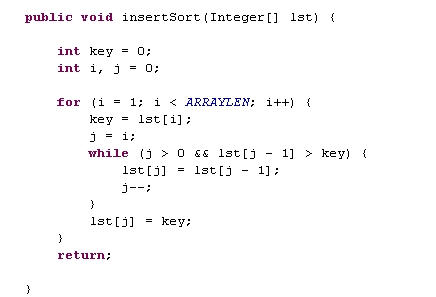
#> input picture code.jpg, 436 x 297 px
$ jupyter execute --allow-errors image_analysis.ipynb
#> lines starting #> are read from the running program, lines starting #| are printed output that depends on the picture; after the words box and inside, x2 and y2 are one past the last pixel; in counts of white or black regions, pixels touching at a corner belong together
[cell 1]
import cv2
import matplotlib.pyplot as plt
import matplotlib.image as mpimg
import pytesseract
import numpy as np


import sys
import numpy
numpy.set_printoptions(threshold=sys.maxsize)

[cell 2]
img = cv2.imread('code.jpg')
#> img is the input picture: shape (297, 436, 3); mean B, G, R 250.4, 249.9, 250.4

[cell 3]
gray = cv2.cvtColor(img, cv2.COLOR_RGB2GRAY)
gray, img_bin = cv2.threshold(gray,128,255,cv2.THRESH_BINARY | cv2.THRESH_OTSU)
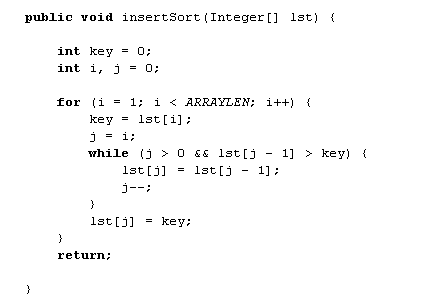
#> img_bin: shape (297, 436); 98% white; black in thin lines or dots, all inside (x1, y1, x2, y2) = (25, 13, 366, 294)
#> gray = 50
gray = cv2.bitwise_not(img_bin)

[cell 4]
kernel = np.ones((2, 1), np.uint8)
img = cv2.erode(gray, kernel, iterations=1)
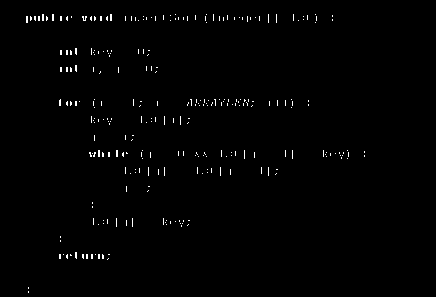
#> img: shape (297, 436); 0.9% white in thin lines or dots, all inside (x1, y1, x2, y2) = (26, 14, 365, 293)
img = cv2.dilate(img, kernel, iterations=1)
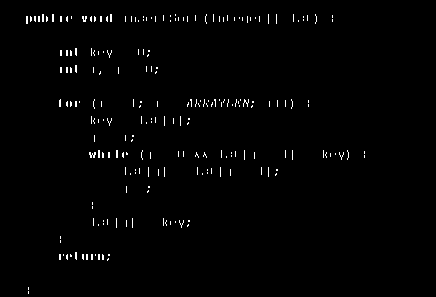
#> img: shape (297, 436); 1.2% white in thin lines or dots, all inside (x1, y1, x2, y2) = (26, 14, 365, 294)
#> (the rest of this cell did not finish here and is left out)

[cell 5]
img = mpimg.imread('code.jpg')
#> img: shape (297, 436, 3)
imgplot = plt.imshow(img)
plt.show()

[cell 6]
img_reszie = cv2.resize(img, (28,28), interpolation = cv2.INTER_AREA)
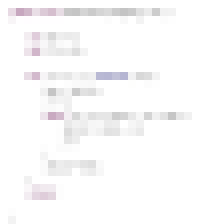
#> img_reszie: shape (28, 28, 3) (shown 8 times larger); mean R, G, B 250.4, 249.9, 250.4
gray_img = cv2.cvtColor(img_reszie, cv2.COLOR_BGR2GRAY)
# imgplot = plt.imshow(gray_img)
# plt.show()
gray_img[1]
#> Out = 28 values, max 255 at index 0, min 178 at index 2, mean 222.2

[cell 7]
plt.imshow(gray_img, cmap='gray', vmin=0, vmax=255)
plt.show()

[cell 8]
gray_img[5]
#> Out = 28 values, max 255 at index 0, min 234 at index 4, mean 252.1

$ run again, with img.png saved as code.jpg
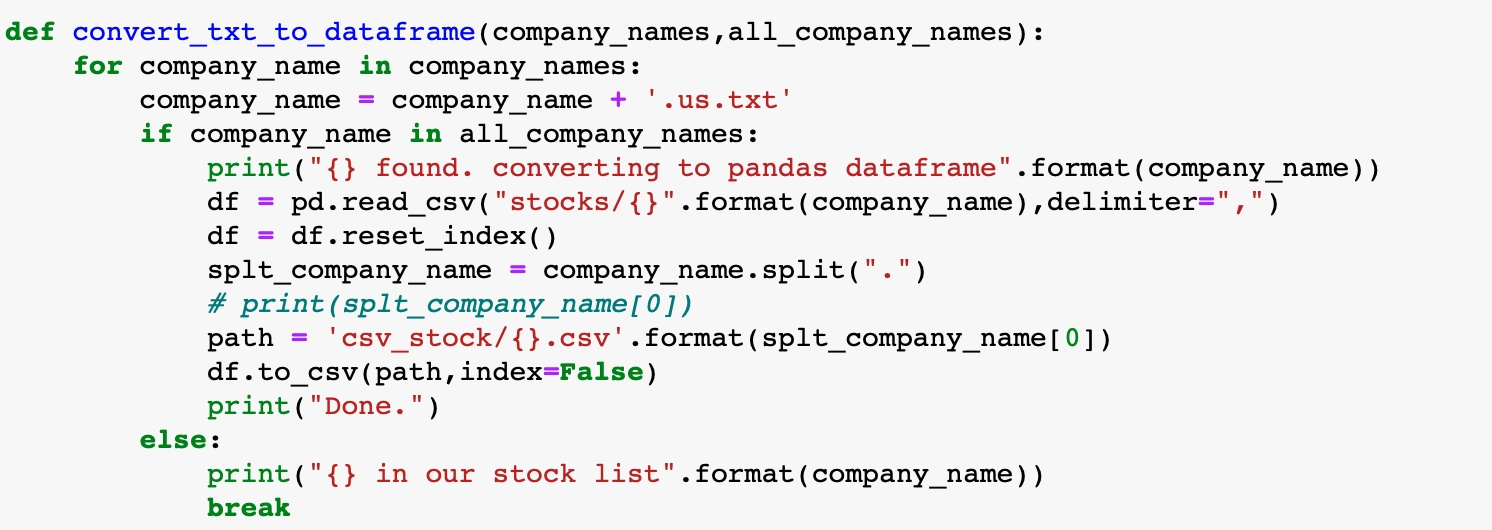
#> input picture img.png, 1492 x 530 px
#> img is the input picture: shape (530, 1492, 3); mean B, G, R 233.8, 233.7, 234.1
#> `gray, img_bin = cv2.threshold(gray,128,255,cv2.THRESH_BINARY | cv2.THR..`:
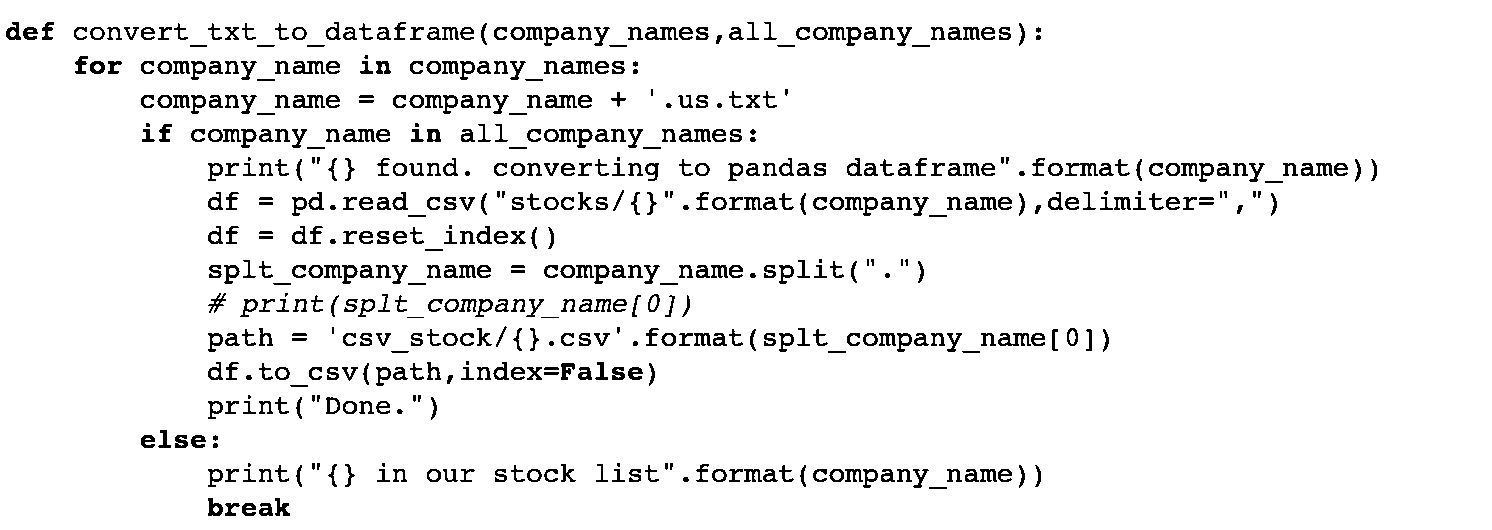
#> img_bin: shape (530, 1492); 93.9% white; black in thin lines or dots, all inside (x1, y1, x2, y2) = (6, 22, 1377, 516)
#> `gray, img_bin = cv2.threshold(gray,128,255,cv2.THRESH_BINARY | cv2.THR..`: gray = 147
#> `gray_img = cv2.cvtColor(img_reszie, cv2.COLOR_BGR2GRAY)`:
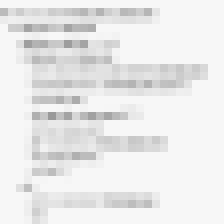
#> gray_img: shape (28, 28) (shown 8 times larger); min 154, max 247, mean 233.8
#> `gray_img[1]`: Out = 28 values, max 247 at index 20, min 180 at index 12, mean 215.7
#> `gray_img[5]`: Out = 28 values, max 247 at index 0, min 157 at index 8, mean 222.3
